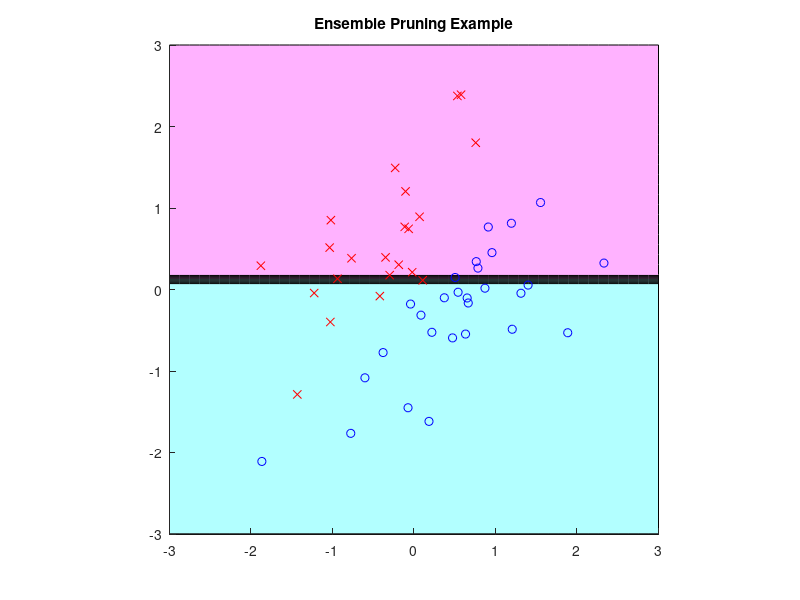

This figure's MATLAB source:
%% Example 9.1 Ensemble Pruning
%
% * *Result in book* : Figure 9.4
% * *Code in book* : Figure 9.5
% * *Output* : |eg9_1.png|
% * *Usage* : |eg9_1(), eg9_1(50)|
%
%% Source Code
function eg9_1(n)
    % init
    rng(0);
    % recommended, use it in future instead of
    % rand('state', 0); randn('state', 0);
    if nargin < 1
        n = 50;
    end
    x = randn(n, 2);
    y = 2 *(x(:, 1) > x(:, 2)) - 1;
    X0 = linspace(-3, 3, n);
    [X(:, :, 1), X(:, :, 2)] = meshgrid(X0);

    d = ceil(2 * rand);
    [xs, xi] = sort(x(:, d));
    el = cumsum(y(xi));
    eu = cumsum(y(xi(end : -1 : 1)));
    e = eu(end - 1 : -1 : 1) - el(1 : end - 1);
    [~, ei] = max(abs(e));
    c = mean(xs(ei : ei + 1));
    s = sign(e(ei));
    Y = sign(s*(X(:, :, d) - c));

    figure('Name', 'Ensemble Pruning Example'); clf; hold on;
    title('Ensemble Pruning Example')
    axis([-3 3 -3 3]); axis square;
    colormap([1 0.7 1; 0.7 1 1]);
    contourf(X0, X0, Y);
    plot(x(y == 1, 1), x(y == 1, 2), 'bo');
    plot(x(y == -1, 1), x(y == -1, 2), 'rx');
    saveas(gcf, 'eg9_1', 'png');
end
